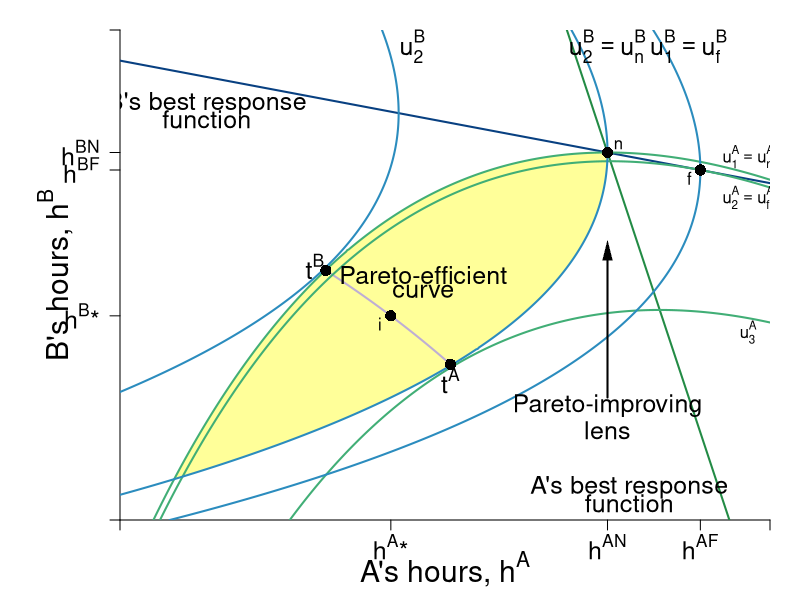

Reproduce this figure in R.
require(shape)
library(plotrix)
pdf(file = "coordination_failures/coord_brfs_stackelberg_zoom.pdf", width = 9, height = 7)

#Set parameters for graphics
pointsize <- 1.8
axislabelsize <- 1.8
labelsize <- 1.5
namesize <- 1.8
annotatesize <- 1.5
graphlinewidth <- 2
segmentlinewidth <- 1.5
COL <- c("#7fc97f", "#beaed4", "#fdc086", "#ffff99", "#386cb0", "#f0027f", "#bf5b17", "#666666")
COLA <- c("#99d8c9","#66c2a4","#41ae76", "#238b45", "#005824")
COLB <- c("#4eb3d3", "#2b8cbe", "#0868ac","#084081")

par(mar =  c(4, 6, 1.5, 1.5))

uA <- function(ea, eb, alpha = 30, beta = 1/2) {
  (alpha - beta*(ea+eb))*ea - 0.5*(ea)^2
}

uB <- function(ea, eb, alpha = 30, beta = 1/2) {
  (alpha - beta*(ea+eb))*eb - 0.5*(eb)^2
}

yA <- function(ea, eb, alpha = 30, beta = 1/2){
  ea*(alpha - beta*(ea + eb))
}

brfB <- function(ea, alpha = 30, beta = 1/2) {
  (alpha - beta*ea)/(1 + 2*beta)
}

brfA <- function(ea, alpha = 30, beta = 1/2) {
  (alpha - ea*(1 + 2*beta))/(beta)
}

brfPE <- function(ea, alpha = 30, beta = 1/8) {
  alpha*(1 - beta*ea)
}

hANE <- function(alpha, beta = 1/2){
  alpha/(1 + 3*beta)
}

hApEff <- function(alpha, beta = 1/2){
  alpha/(2 + 4*beta)
}

hAST <- function(alpha, beta = 1/2){
  (alpha*(1 + beta))/(1 + 4*beta + 2*beta^2)
}

hApEff2 <- function(alpha, beta = 1/2){
  alpha/(1 + 4*beta)
}

intercept1 <- function(alpha, beta = 1/2){
  alpha/(1 + 2*beta)
}

PEC <- function(ea, alpha = 30, beta = 1/2){
  a = beta*(1+2*beta);
  b = -alpha*(1+3*beta)+(1+2*beta)^2*ea;
  c = alpha^2 - alpha*(1+3*beta)*ea+ beta*(1+2*beta)*ea^2
  delta = b^2-4*a*c
  return((-b-sqrt(delta))/(2*a))
}


indiffA <- function(ea, alpha = 30, beta = 1/2, uA = 144) {
  (alpha*ea - beta*(ea)^2 - 0.5*(ea)^2 - uA)/(beta*ea)
}

indiffBroot1 <- function(ea, alpha = 30, beta = 30, uB = 144){
  (-sqrt(alpha^2 - 2*alpha*beta*ea + beta^2*ea^2 - 4*beta*uB - 2*uB) + alpha - beta*ea)/(2*beta + 1)
}

indiffBroot2 <- function(ea, alpha = 30, beta = 30, uB = 144){
  (sqrt(alpha^2 - 2*alpha*beta*ea + beta^2*ea^2 - 4*beta*uB - 2*uB) + alpha - beta*ea)/(2*beta + 1)
}


indiffB <- function(eb, alpha = 30, beta = 1/2, uB = 144) {
  (alpha*eb - uB - 0.5*eb^2)/(alpha*beta*eb)
}

indiffB2 <- function(ea, alpha = 30, beta = 1/2, uB = 144) {
  sqrt(alpha^2*(beta*ea - 1)^2 - 2*uB) - alpha*beta*ea + alpha
}

indiffB3 <- function(ea, alpha = 30, beta = 1/2, uB = 144) {
  -sqrt(alpha^2*(beta*ea - 1)^2 - 2*uB) - alpha*beta*ea + alpha
}


xlims <- c(7.5, 13.5)
ylims <- c(7.5, 13.5)

npts <- 501 
x <- seq(xlims[1], xlims[2], length.out = npts)
y <- seq(ylims[1], ylims[2], length.out = npts) 
a <- c(uA(hANE(alpha = 30, beta = 1/2), hANE(alpha = 30, beta = 1/2)), 
       uA(hAST(alpha = 30, beta = 1/2), brfB(ea = hAST(alpha = 30, beta = 1/2))),
       155.8)
b <- c(uA(hANE(alpha = 30, beta = 1/2),hANE(alpha = 30, beta = 1/2)), 
       uA(brfB(ea = hAST(alpha = 30, beta = 1/2)), hAST(alpha = 30, beta = 1/2)),
       155.8)


plot(0, 0, xlim = xlims, ylim = ylims, type = "n",
     xlab = expression(paste("")),
     ylab = expression(paste("")), 
     xaxt = "n", 
     yaxt = "n", 
     cex.lab = axislabelsize, 
     bty = "n",
     xaxs="i", 
     yaxs="i")


ticksy <- c(ylims[1], hApEff2(alpha = 30),brfB(ea = hAST(alpha = 30, beta = 1/2)), hANE(alpha = 30), intercept1(alpha = 30), ylims[2])
ylabels <- c(NA, expression(paste(h^B,"*")), expression(paste(h^{BF})), expression(paste(h^{BN})), expression(paste(frac(alpha, 1 + 2*beta))), NA)
ticksx <- c(xlims[1], hApEff2(alpha = 30), hANE(alpha = 30), hAST(alpha = 30, beta = 1/2), intercept1(alpha = 30), xlims[2])
xlabels <- c(NA, expression(paste(h^A,"*")), expression(paste(h^{AN})), expression(paste(h^{AF})), expression(paste(frac(alpha, 1 + 2*beta))), NA)


axis(1, at = ticksx,  pos = xlims[1], labels = FALSE, cex.axis = labelsize)
text(x = c(0, hApEff2(alpha = 30), hANE(alpha = 30), hAST(alpha = 30, beta = 1/2), intercept1(alpha = 30), xlims[2]), par("usr")[3] - 0.1, labels = xlabels, srt = 0, pos = 1, xpd = TRUE, cex = labelsize)

axis(2, at = ticksy, pos = ylims[1], labels = ylabels, las = 1, cex.axis = labelsize)

axis.break(axis=1,breakpos=NULL,pos=NA,bgcol="white",breakcol="black",
           style="slash",brw=0.01)
axis.break(axis=2,breakpos=NULL,pos=NA,bgcol="white",breakcol="black",
           style="slash",brw=0.01)

npts <- 500 
xx1 <- seq(xlims[1], xlims[2], length.out = npts)
xx2 <- seq(9.4, 10.55, length.out = npts)

#I need something like xx1 with npts for 
xpoly1 <- seq(from = 8, to = 12, length.out = 500)
ypoly1 <- indiffA(xpoly1, uA = 144, alpha = 30, beta = 1/2)
ypoly2 <- indiffBroot1(xpoly1, uB = 144, alpha = 30, beta = 1/2)
polygon(x = c(xpoly1, rev(xpoly1)), y = c(ypoly1, rev(ypoly2)), col=COL[4], density=NULL, border = NA)



lines(xx1, brfA(xx1, alpha = 30, beta = 1/2), col = COLA[4], lwd = graphlinewidth)
lines(xx1, brfB(xx1, alpha = 30, beta = 1/2), col = COLB[4], lwd = graphlinewidth)
lines(xx2, PEC(xx2, alpha = 30, beta = 1/2), col = COL[2], lwd = graphlinewidth)

contour(y, x, 
        outer(x, y, uA),
        drawlabels = FALSE,
        col = COLA[3],
        lwd = graphlinewidth,
        levels = a, 
        xaxs="i", 
        yaxs="i", 
        add = TRUE) 

text(10.5, ylims[1] - 0.6, expression(paste("A's hours, ", h^A)), xpd = TRUE, cex = axislabelsize)
text(xlims[1] - 0.6, 10.5, expression(paste("B's hours, ", h^B)), xpd = TRUE, cex = axislabelsize, srt = 90) 


contour(x, y,
        outer(x, y, uB),
        drawlabels = FALSE,
        col = COLB[2],
        lwd = graphlinewidth,
        levels = b,
        add = TRUE
)


#segments(4.11765, 6.17647, 5.88, 8.88, lty = 1, col = COL[2] , lwd = graphlinewidth)

text(10.3, 10.5, expression("Pareto-efficient"), cex = labelsize)
text(10.3,  10.3, expression("curve"), cex = labelsize)

text(12, 8.9, expression("Pareto-improving"), cex = labelsize)
text(12,  8.6, expression("lens"), cex = labelsize)
Arrows(12, 9, 12, 10.8, col = "black", lty = 1, lwd = 2, arr.type = "triangle", arr.lwd = 0.5)


#Label the iso-welfare functions for A (leader)
text(13.3, 11.95, expression(u[1]^A == u[n]^A))
text(13.3, 11.45, expression(u[2]^A == u[f]^A))
text(13.3, 9.8, expression(u[3]^A))

#Label the indifference curves for B (follower)
text(12.75, 13.3, expression(u[1]^B == u[f]^B), cex = labelsize)
text(12, 13.3, expression(u[2]^B == u[n]^B), cex = labelsize)
text(10.2, 13.3, expression(u[2]^B), cex = labelsize)


#Label Nash Equilibrium 
points(hANE(alpha = 30), hANE(alpha = 30), pch = 16, col = "black", cex = 1.5)
#text(11.3, 10.1, expression(paste("Nash Equilibrium")))
text(hANE(alpha = 30) + 0.1, hANE(alpha = 30) + 0.1, expression(paste(n)))

points(hAST(alpha = 30, beta = 1/2), brfB(ea = hAST(alpha = 30, beta = 1/2)), pch = 16, col = "black", cex = 1.5)
text(hAST(alpha = 30, beta = 1/2) - 0.1, brfB(ea = hAST(alpha = 30, beta = 1/2)) - 0.1, expression(paste(f)))

#Annotate Pareto Efficient Curve and relevant points
points(10.55, PEC(10.55), pch = 16, col = "black", cex = 1.5)
text(10.55, PEC(10.55) - 0.2, expression(paste(t^A)), cex = labelsize)

points(9.4, PEC(9.4), pch = 16, col = "black", cex = 1.5)
text(9.4 - 0.1, PEC(9.4) + 0.05, expression(paste(t^B)), cex = labelsize)

points(hApEff2(alpha = 30), hApEff2(alpha = 30), pch = 16, col = "black", cex = 1.5)
text(hApEff2(alpha = 30)- 0.1, hApEff2(alpha = 30) - 0.1, expression(paste(i)))


#B's brf
text(8.3, 12.6, expression(paste("B's best response")), cex = labelsize)
text(8.3, 12.4, expression(paste("function")), cex = labelsize)

#A's brf
text(12.2, 7.9, expression(paste("A's best response")), xpd = TRUE, cex = labelsize)
text(12.2, 7.7, expression(paste("function")), xpd = TRUE, cex = labelsize)



dev.off()
